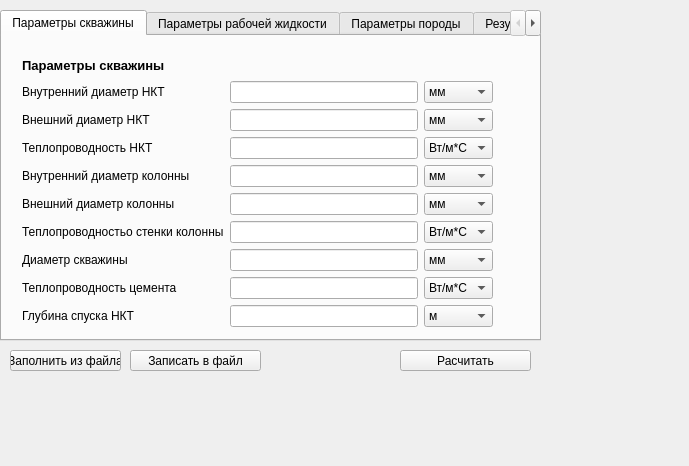
<?xml version="1.0" encoding="UTF-8"?>
<ui version="4.0">
 <class>MainWindow</class>
 <widget class="QMainWindow" name="MainWindow">
  <property name="geometry">
   <rect>
    <x>0</x>
    <y>0</y>
    <width>689</width>
    <height>466</height>
   </rect>
  </property>
  <property name="font">
   <font>
    <weight>50</weight>
    <bold>false</bold>
   </font>
  </property>
  <property name="cursor">
   <cursorShape>ArrowCursor</cursorShape>
  </property>
  <property name="windowTitle">
   <string>TempCalc</string>
  </property>
  <widget class="QWidget" name="centralwidget">
   <widget class="QTabWidget" name="tabWidget">
    <property name="geometry">
     <rect>
      <x>0</x>
      <y>10</y>
      <width>541</width>
      <height>331</height>
     </rect>
    </property>
    <property name="currentIndex">
     <number>0</number>
    </property>
    <widget class="QWidget" name="ParamWell">
     <attribute name="title">
      <string>Параметры скважины</string>
     </attribute>
     <widget class="QWidget" name="layoutWidget">
      <property name="geometry">
       <rect>
        <x>20</x>
        <y>20</y>
        <width>471</width>
        <height>271</height>
       </rect>
      </property>
      <layout class="QGridLayout" name="gridLayout_2">
       <item row="2" column="2">
        <widget class="QLineEdit" name="lineEdit_pw2"/>
       </item>
       <item row="2" column="0" colspan="2">
        <widget class="QLabel" name="label_pw2">
         <property name="text">
          <string>Внешний диаметр НКТ</string>
         </property>
        </widget>
       </item>
       <item row="3" column="0" colspan="2">
        <widget class="QLabel" name="label_pw3">
         <property name="text">
          <string>Теплопроводность НКТ</string>
         </property>
        </widget>
       </item>
       <item row="4" column="3" colspan="2">
        <widget class="QComboBox" name="comboBox_14">
         <property name="currentText">
          <string>мм</string>
         </property>
         <item>
          <property name="text">
           <string>мм</string>
          </property>
         </item>
         <item>
          <property name="text">
           <string>см</string>
          </property>
         </item>
         <item>
          <property name="text">
           <string>м</string>
          </property>
         </item>
        </widget>
       </item>
       <item row="4" column="2">
        <widget class="QLineEdit" name="lineEdit_pw4"/>
       </item>
       <item row="5" column="0" colspan="2">
        <widget class="QLabel" name="label_pw5">
         <property name="text">
          <string>Внешний диаметр колонны</string>
         </property>
        </widget>
       </item>
       <item row="3" column="2">
        <widget class="QLineEdit" name="lineEdit_pw3"/>
       </item>
       <item row="1" column="2">
        <widget class="QLineEdit" name="lineEdit_pw1"/>
       </item>
       <item row="4" column="0" colspan="2">
        <widget class="QLabel" name="label_pw4">
         <property name="text">
          <string>Внутренний диаметр колонны</string>
         </property>
        </widget>
       </item>
       <item row="3" column="3" colspan="2">
        <widget class="QComboBox" name="comboBox_8">
         <property name="currentText">
          <string>Вт/м*С</string>
         </property>
         <item>
          <property name="text">
           <string>Вт/м*С</string>
          </property>
         </item>
        </widget>
       </item>
       <item row="0" column="0" colspan="5">
        <widget class="QLabel" name="label_pw">
         <property name="font">
          <font>
           <pointsize>10</pointsize>
           <weight>75</weight>
           <bold>true</bold>
          </font>
         </property>
         <property name="text">
          <string>Параметры скважины</string>
         </property>
        </widget>
       </item>
       <item row="1" column="3" colspan="2">
        <widget class="QComboBox" name="comboBox_10">
         <property name="currentText">
          <string>мм</string>
         </property>
         <item>
          <property name="text">
           <string>мм</string>
          </property>
         </item>
         <item>
          <property name="text">
           <string>см</string>
          </property>
         </item>
         <item>
          <property name="text">
           <string>м</string>
          </property>
         </item>
        </widget>
       </item>
       <item row="7" column="0" colspan="2">
        <widget class="QLabel" name="label_pw7">
         <property name="text">
          <string>Диаметр скважины</string>
         </property>
        </widget>
       </item>
       <item row="5" column="2">
        <widget class="QLineEdit" name="lineEdit_pw5"/>
       </item>
       <item row="7" column="3" colspan="2">
        <widget class="QComboBox" name="comboBox_13">
         <property name="currentText">
          <string>мм</string>
         </property>
         <item>
          <property name="text">
           <string>мм</string>
          </property>
         </item>
         <item>
          <property name="text">
           <string>см</string>
          </property>
         </item>
         <item>
          <property name="text">
           <string>м</string>
          </property>
         </item>
        </widget>
       </item>
       <item row="5" column="3" colspan="2">
        <widget class="QComboBox" name="comboBox_11">
         <property name="currentText">
          <string>мм</string>
         </property>
         <item>
          <property name="text">
           <string>мм</string>
          </property>
         </item>
         <item>
          <property name="text">
           <string>см</string>
          </property>
         </item>
         <item>
          <property name="text">
           <string>м</string>
          </property>
         </item>
        </widget>
       </item>
       <item row="7" column="2">
        <widget class="QLineEdit" name="lineEdit_pw7"/>
       </item>
       <item row="1" column="0" colspan="2">
        <widget class="QLabel" name="label_pw1">
         <property name="text">
          <string>Внутренний диаметр НКТ</string>
         </property>
        </widget>
       </item>
       <item row="9" column="2">
        <widget class="QLineEdit" name="lineEdit_pw9"/>
       </item>
       <item row="6" column="3" colspan="2">
        <widget class="QComboBox" name="comboBox_9">
         <property name="currentText">
          <string>Вт/м*С</string>
         </property>
         <item>
          <property name="text">
           <string>Вт/м*С</string>
          </property>
         </item>
        </widget>
       </item>
       <item row="6" column="2">
        <widget class="QLineEdit" name="lineEdit_pw6"/>
       </item>
       <item row="8" column="2">
        <widget class="QLineEdit" name="lineEdit_pw8"/>
       </item>
       <item row="6" column="0" colspan="2">
        <widget class="QLabel" name="label_pw6">
         <property name="text">
          <string>Теплопроводностьо стенки колонны</string>
         </property>
        </widget>
       </item>
       <item row="2" column="3" colspan="2">
        <widget class="QComboBox" name="comboBox_12">
         <property name="currentText">
          <string>мм</string>
         </property>
         <item>
          <property name="text">
           <string>мм</string>
          </property>
         </item>
         <item>
          <property name="text">
           <string>см</string>
          </property>
         </item>
         <item>
          <property name="text">
           <string>м</string>
          </property>
         </item>
        </widget>
       </item>
       <item row="8" column="0" colspan="2">
        <widget class="QLabel" name="label_pw8">
         <property name="text">
          <string>Теплопроводность цемента</string>
         </property>
        </widget>
       </item>
       <item row="9" column="0" colspan="2">
        <widget class="QLabel" name="label_pw9">
         <property name="text">
          <string>Глубина спуска НКТ</string>
         </property>
        </widget>
       </item>
       <item row="8" column="3" colspan="2">
        <widget class="QComboBox" name="comboBox_23">
         <property name="currentText">
          <string>Вт/м*С</string>
         </property>
         <item>
          <property name="text">
           <string>Вт/м*С</string>
          </property>
         </item>
        </widget>
       </item>
       <item row="9" column="3" colspan="2">
        <widget class="QComboBox" name="comboBox_22">
         <property name="currentText">
          <string>м</string>
         </property>
         <item>
          <property name="text">
           <string>м</string>
          </property>
         </item>
        </widget>
       </item>
      </layout>
     </widget>
    </widget>
    <widget class="QWidget" name="tab_2">
     <attribute name="title">
      <string>Параметры рабочей жидкости</string>
     </attribute>
     <widget class="QWidget" name="layoutWidget_2">
      <property name="geometry">
       <rect>
        <x>10</x>
        <y>20</y>
        <width>471</width>
        <height>271</height>
       </rect>
      </property>
      <layout class="QGridLayout" name="gridLayout">
       <item row="3" column="2">
        <widget class="QLineEdit" name="lineEdit_prj3"/>
       </item>
       <item row="5" column="3" colspan="2">
        <widget class="QComboBox" name="comboBox_4">
         <property name="currentText">
          <string>сПз</string>
         </property>
         <item>
          <property name="text">
           <string>сПз</string>
          </property>
         </item>
        </widget>
       </item>
       <item row="4" column="3" colspan="2">
        <widget class="QComboBox" name="comboBox_3">
         <property name="currentText">
          <string>Вт/м*С</string>
         </property>
         <item>
          <property name="text">
           <string>Вт/м*С</string>
          </property>
         </item>
        </widget>
       </item>
       <item row="3" column="3" colspan="2">
        <widget class="QComboBox" name="comboBox_2">
         <property name="currentText">
          <string>кг/м^3</string>
         </property>
         <item>
          <property name="text">
           <string>кг/м^3</string>
          </property>
         </item>
        </widget>
       </item>
       <item row="6" column="0" colspan="2">
        <widget class="QLabel" name="label_prj6">
         <property name="text">
          <string>Расход (объёмный)</string>
         </property>
        </widget>
       </item>
       <item row="4" column="0" colspan="2">
        <widget class="QLabel" name="label_prj4">
         <property name="text">
          <string>Теплопроводность</string>
         </property>
        </widget>
       </item>
       <item row="6" column="3" colspan="2">
        <widget class="QComboBox" name="comboBox_5">
         <property name="currentText">
          <string>м^3/час</string>
         </property>
         <item>
          <property name="text">
           <string>м^3/час</string>
          </property>
         </item>
        </widget>
       </item>
       <item row="0" column="0" colspan="5">
        <widget class="QLabel" name="label_prj">
         <property name="font">
          <font>
           <pointsize>10</pointsize>
           <weight>75</weight>
           <bold>true</bold>
          </font>
         </property>
         <property name="text">
          <string>Параметры рабочей жидкости</string>
         </property>
        </widget>
       </item>
       <item row="2" column="0" colspan="2">
        <widget class="QLabel" name="label_prj2">
         <property name="text">
          <string>Удельная теплоёмкость</string>
         </property>
        </widget>
       </item>
       <item row="2" column="2">
        <widget class="QLineEdit" name="lineEdit_prj2"/>
       </item>
       <item row="6" column="2">
        <widget class="QLineEdit" name="lineEdit_prj6"/>
       </item>
       <item row="5" column="0" colspan="2">
        <widget class="QLabel" name="label_prj5">
         <property name="text">
          <string>Динамическая вязкость</string>
         </property>
        </widget>
       </item>
       <item row="4" column="2">
        <widget class="QLineEdit" name="lineEdit_prj4"/>
       </item>
       <item row="5" column="2">
        <widget class="QLineEdit" name="lineEdit_prj5"/>
       </item>
       <item row="2" column="3" colspan="2">
        <widget class="QComboBox" name="comboBox">
         <property name="currentText">
          <string>Дж/(кг*С)</string>
         </property>
         <item>
          <property name="text">
           <string>Дж/(кг*С)</string>
          </property>
         </item>
        </widget>
       </item>
       <item row="3" column="0" colspan="2">
        <widget class="QLabel" name="label_prj3">
         <property name="text">
          <string>Плотность</string>
         </property>
        </widget>
       </item>
       <item row="1" column="2">
        <widget class="QLineEdit" name="lineEdit_prj1"/>
       </item>
       <item row="1" column="0" colspan="2">
        <widget class="QLabel" name="label_prj1">
         <property name="text">
          <string>Температура на поверхности</string>
         </property>
        </widget>
       </item>
       <item row="1" column="3" colspan="2">
        <widget class="QComboBox" name="comboBox_6">
         <property name="currentText">
          <string>С</string>
         </property>
         <item>
          <property name="text">
           <string>С</string>
          </property>
         </item>
        </widget>
       </item>
      </layout>
     </widget>
    </widget>
    <widget class="QWidget" name="">
     <attribute name="title">
      <string>Параметры породы</string>
     </attribute>
     <widget class="QWidget" name="layoutWidget_3">
      <property name="geometry">
       <rect>
        <x>20</x>
        <y>20</y>
        <width>471</width>
        <height>271</height>
       </rect>
      </property>
      <layout class="QGridLayout" name="gridLayout_3">
       <item row="5" column="2">
        <widget class="QLineEdit" name="lineEdit_pp5"/>
       </item>
       <item row="2" column="0" colspan="2">
        <widget class="QLabel" name="label_pp2">
         <property name="text">
          <string>Теплопроводность породы</string>
         </property>
        </widget>
       </item>
       <item row="1" column="2">
        <widget class="QLineEdit" name="lineEdit_pp1"/>
       </item>
       <item row="2" column="3" colspan="2">
        <widget class="QComboBox" name="comboBox_19">
         <property name="currentText">
          <string>мм</string>
         </property>
         <item>
          <property name="text">
           <string>мм</string>
          </property>
         </item>
         <item>
          <property name="text">
           <string>см</string>
          </property>
         </item>
         <item>
          <property name="text">
           <string>м</string>
          </property>
         </item>
        </widget>
       </item>
       <item row="4" column="2">
        <widget class="QLineEdit" name="lineEdit_pp4"/>
       </item>
       <item row="1" column="0" colspan="2">
        <widget class="QLabel" name="label_pp1">
         <property name="text">
          <string>Темп. нейтрального слоя</string>
         </property>
        </widget>
       </item>
       <item row="4" column="0" colspan="2">
        <widget class="QLabel" name="label_pp4">
         <property name="text">
          <string>Плотность пород</string>
         </property>
        </widget>
       </item>
       <item row="5" column="0" colspan="2">
        <widget class="QLabel" name="label_pp5">
         <property name="text">
          <string>Геотермический градиент</string>
         </property>
        </widget>
       </item>
       <item row="4" column="3" colspan="2">
        <widget class="QComboBox" name="comboBox_21">
         <property name="currentText">
          <string>мм</string>
         </property>
         <item>
          <property name="text">
           <string>мм</string>
          </property>
         </item>
         <item>
          <property name="text">
           <string>см</string>
          </property>
         </item>
         <item>
          <property name="text">
           <string>м</string>
          </property>
         </item>
        </widget>
       </item>
       <item row="5" column="3" colspan="2">
        <widget class="QComboBox" name="comboBox_18">
         <property name="currentText">
          <string>C/м</string>
         </property>
         <item>
          <property name="text">
           <string>C/м</string>
          </property>
         </item>
        </widget>
       </item>
       <item row="1" column="3" colspan="2">
        <widget class="QComboBox" name="comboBox_7">
         <property name="currentText">
          <string>С</string>
         </property>
         <item>
          <property name="text">
           <string>С</string>
          </property>
         </item>
        </widget>
       </item>
       <item row="3" column="0" colspan="2">
        <widget class="QLabel" name="label_pp3">
         <property name="text">
          <string>Теплоёмкость породы</string>
         </property>
        </widget>
       </item>
       <item row="3" column="3" colspan="2">
        <widget class="QComboBox" name="comboBox_15">
         <property name="currentText">
          <string>Вт/м*С</string>
         </property>
         <item>
          <property name="text">
           <string>Вт/м*С</string>
          </property>
         </item>
        </widget>
       </item>
       <item row="0" column="0" colspan="5">
        <widget class="QLabel" name="label_pp">
         <property name="font">
          <font>
           <pointsize>10</pointsize>
           <weight>75</weight>
           <bold>true</bold>
          </font>
         </property>
         <property name="text">
          <string>Параметры породы</string>
         </property>
        </widget>
       </item>
       <item row="3" column="2">
        <widget class="QLineEdit" name="lineEdit_pp3"/>
       </item>
       <item row="2" column="2">
        <widget class="QLineEdit" name="lineEdit_pp2"/>
       </item>
       <item row="6" column="0" colspan="2">
        <widget class="QLabel" name="label_pp6">
         <property name="text">
          <string/>
         </property>
        </widget>
       </item>
      </layout>
     </widget>
    </widget>
    <widget class="QWidget" name="tab_4">
     <attribute name="title">
      <string>Результаты</string>
     </attribute>
     <widget class="QLabel" name="label_graf">
      <property name="geometry">
       <rect>
        <x>280</x>
        <y>110</y>
        <width>35</width>
        <height>10</height>
       </rect>
      </property>
      <property name="text">
       <string>TextLabel</string>
      </property>
     </widget>
     <widget class="QPushButton" name="pushButton_graf">
      <property name="geometry">
       <rect>
        <x>40</x>
        <y>200</y>
        <width>56</width>
        <height>17</height>
       </rect>
      </property>
      <property name="text">
       <string>PushButton</string>
      </property>
     </widget>
    </widget>
   </widget>
   <widget class="QPushButton" name="pushButton">
    <property name="geometry">
     <rect>
      <x>10</x>
      <y>350</y>
      <width>111</width>
      <height>21</height>
     </rect>
    </property>
    <property name="text">
     <string>Заполнить из файла</string>
    </property>
   </widget>
   <widget class="QPushButton" name="pushButton_2">
    <property name="geometry">
     <rect>
      <x>130</x>
      <y>350</y>
      <width>131</width>
      <height>21</height>
     </rect>
    </property>
    <property name="text">
     <string>Записать в файл</string>
    </property>
   </widget>
   <widget class="QPushButton" name="pushButton_3">
    <property name="geometry">
     <rect>
      <x>400</x>
      <y>350</y>
      <width>131</width>
      <height>21</height>
     </rect>
    </property>
    <property name="text">
     <string>Расчитать</string>
    </property>
   </widget>
  </widget>
 </widget>
 <resources/>
 <connections/>
</ui>
